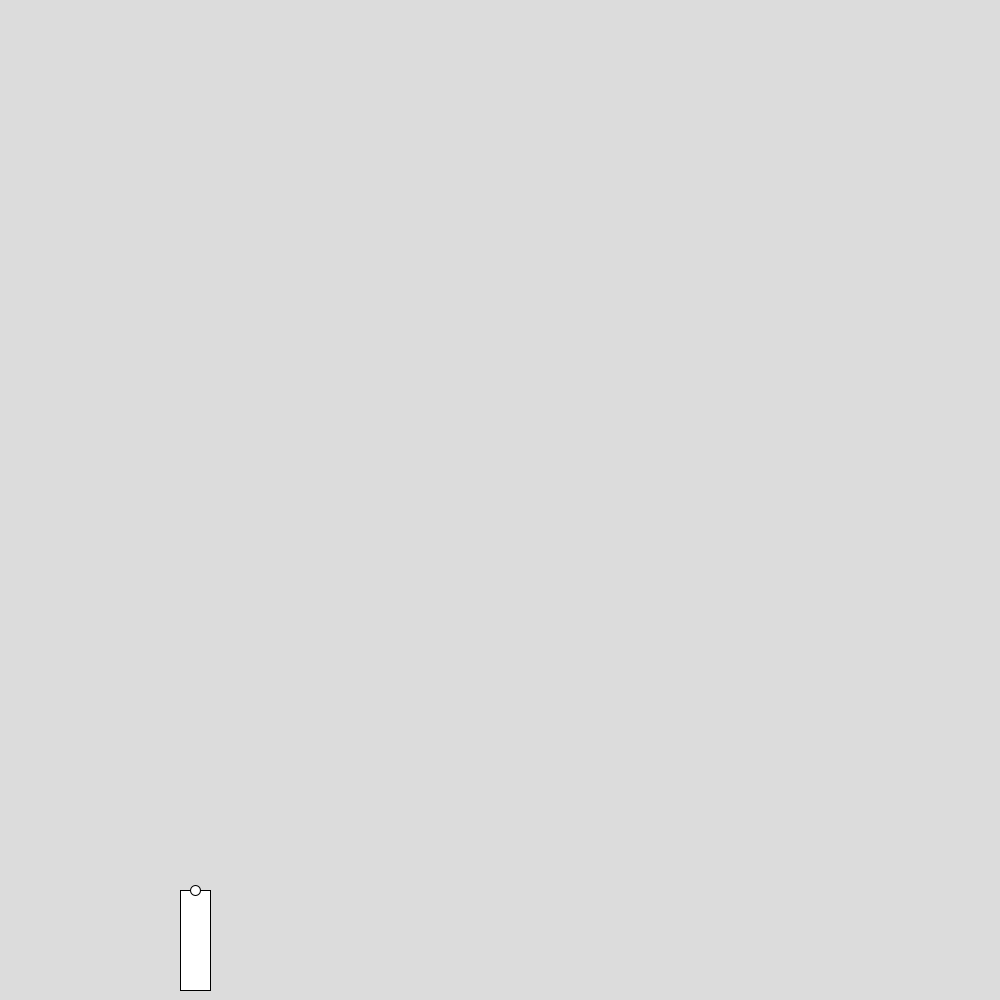
Frame 1 (no input)
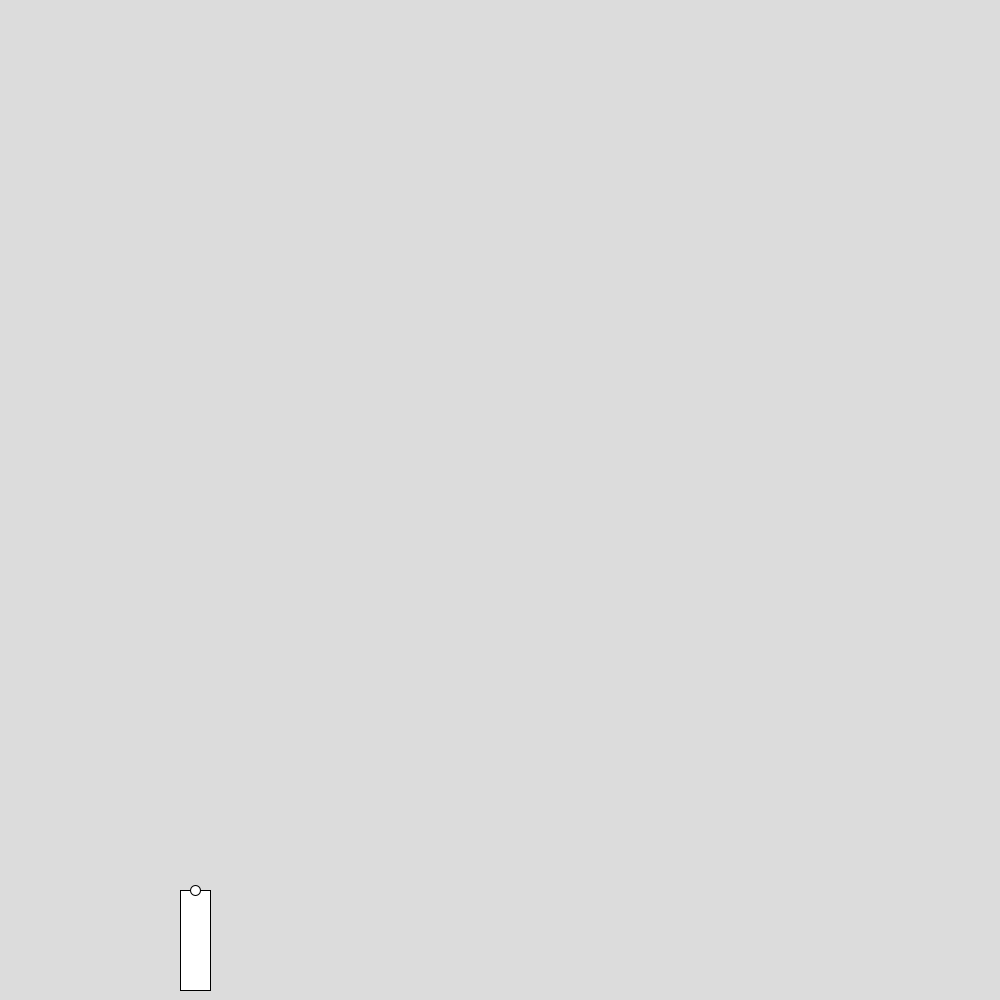
Frame 60 (the mouse pressed at the canvas centre just before this capture)
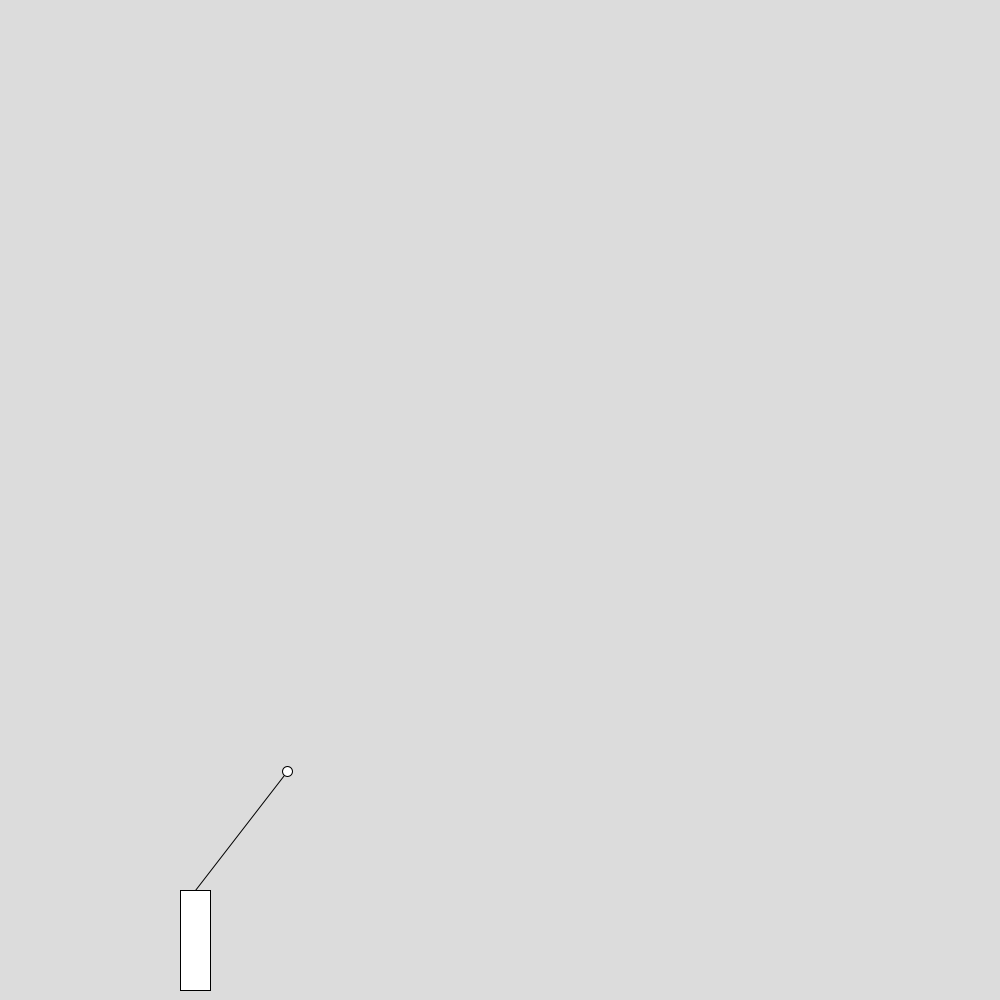
Frame 120 (the mouse held since frame 60 and released just before this capture)

The Processing sketch that drew these frames (run headless with seeded random() and noise(); from frame 60 on, the mouse is pressed at the canvas centre):

// Processing sketch: Angry_birds
// ── Angry_birds.pde
float slingLength;

float lineX1 = 195;
float lineX2 = 890;

void setup() {
frameRate(10);
size(1000,1000);
}

void draw(){
  clear();
  background(220,220,220);
  rect(180, 890, 30, 100);
  sling();
  boldThrow();
}

// ── Functions.pde
int max = 150;
float x1;
float y1;
float x;
float y;

float L;
float g = 9.82;
float t = 0;
float E;
float m = 1;
float A;
float v;
float u;

void boldThrow(){
  PVector sling = new PVector(mouseX - 195,mouseY - 890);
  sling.limit(150);
  if (mousePressed){
    circle(sling.x, sling.y, 10); 
    x1 = sling.x;
    y1 = sling.y;
    x = sling.x;
    y = sling.y;
    L =dist(x, y, 0, 0);
    E = 50*(L*L);
    A = sling.heading(); 
    v = A * sqrt(2 * E/m + (1 + (A*A)));
    u = sqrt((2*E)/(m*(1+(A*A))));
    t = 0;
    }else{
      
      t = t + 0.005;
      x = u * t + ((-x1*-x1));
      y = -0.5 * g * (t*t) + v * t + y1;
      y = y * (-1);
      circle(x,y,10);
      
      println ((x) + " =" + (u) + " * " + (t)+ " + (" + (x1) + "*" + (x1));
      println("x" + mouseX);
    }
  }
  
void sling(){
translate(195,890);
 PVector sling = new PVector(mouseX - 195,mouseY - 890);
 sling.limit(max);
 if (mousePressed){
 sling.limit(150);
 line(0 ,0 , sling.x, sling.y);   
 }
} 
